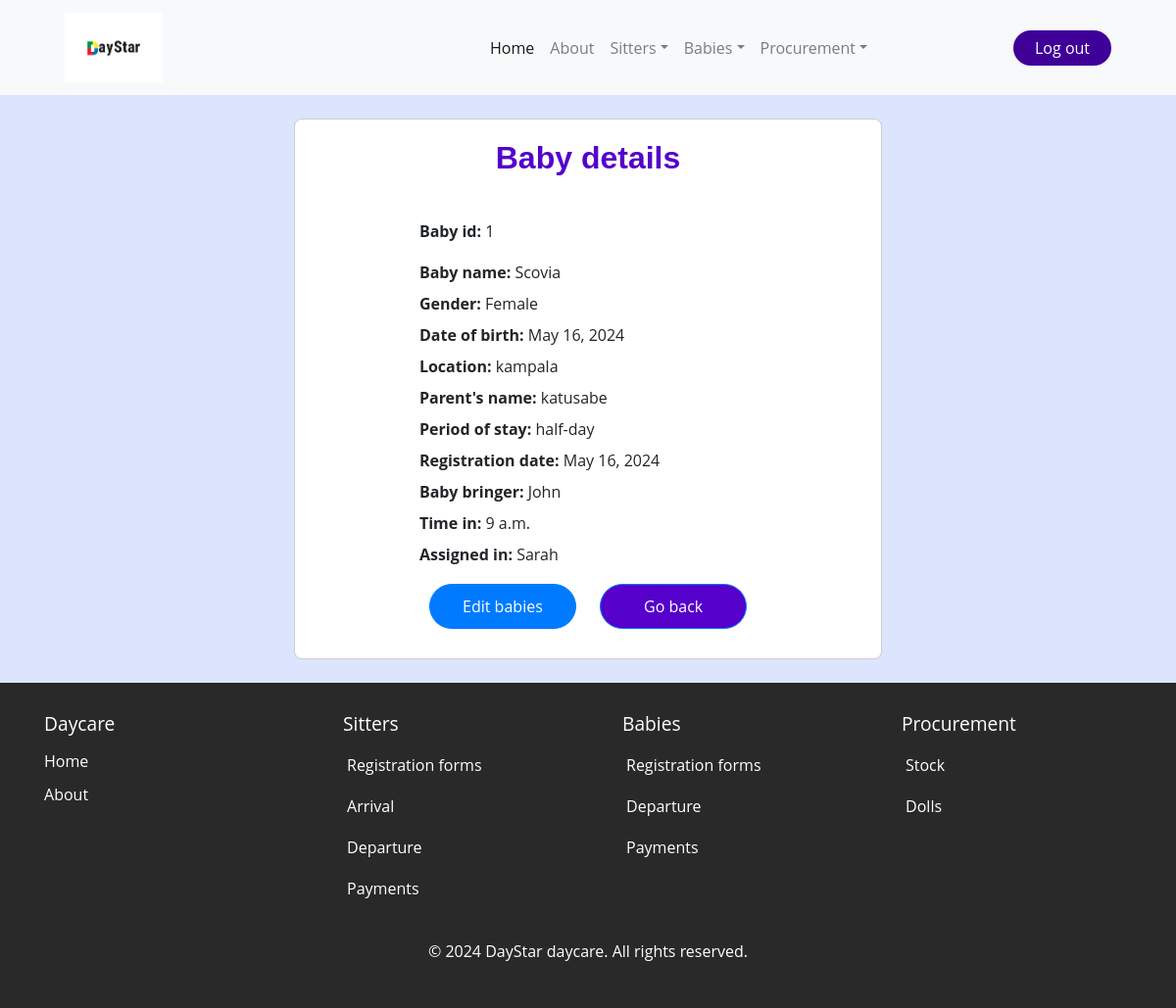
The page /baby_view/1/ (signed in) on the database its author committed.
### daystarApp/models.py (models this page shows, shortened)
class Baby(models.Model):
    baby_id = models.AutoField(primary_key=True)
    baby_name = models.CharField( max_length=20)
    baby_gender = models.CharField( max_length=20 )
    date_of_birth = models.DateField( default=timezone.now)
    baby_location = models.CharField( max_length=20)
    parents_name = models.CharField( max_length=20)
    period_of_stay = models.CharField(choices=[('half-day', 'Half-day'),('full-day', 'Full-day')], max_length=100)
    registration_date = models.DateField(default=timezone.now)
    baby_bringer = models.CharField( max_length=20)
    time_in = models.TimeField()
    Assigned_to=models.ForeignKey(Sitter_arrival,on_delete=models.CASCADE)

class Sitter_arrival(models.Model):
    sitter_name=models.ForeignKey(Sitterform, on_delete=models.CASCADE)
    date_of_arrival=models.DateField(default=timezone.now)
    timein=models.TimeField ()
    Attendancestatus=models.CharField(choices=[('On-duty', 'On-duty')], max_length=100)
    def __str__(self):
        return str(self.sitter_name)

class Sitterform(models.Model):
    name=models.CharField(max_length=200)
    gender=models.CharField(choices=[('male', 'Male'),('female', 'Female')], max_length=100)
    location=models.CharField(choices=[('kabalagala', 'kabalagala')], max_length=100)
    date_of_birth=models.DateField(default=timezone.now)
    next_of_kin=models.CharField( max_length=200)
    national_identification_number=models.CharField(max_length=200, validators=[NIN])
    recommenders_name=models.CharField(max_length=200)
    religion=models.CharField(max_length=200)
    level_of_education=models.CharField( choices=[('degree','Degree'),('diploma','Diploma'),('highschool certificate','Highschool certificate'),('others','Others')],max_length=200)
    contacts=models.CharField(max_length=200, validators=[contacts])
    date=models.DateField()
    def __str__(self):
        return self.name

### daystarApp/views.py (the view)
# urls.py: path('baby_view/<int:id>/', views.baby_view, name='baby_view'),
@login_required
def baby_view(request, id):
    one_baby = get_object_or_404(Baby, baby_id=id)
    return render(request, 'daystarApp/baby_view.html', {'one_baby': one_baby})

### daystarApp/templates/daystarApp/baby_view.html (shortened to what this page needs)
{% extends 'daystarApp/base.html' %}
{% load static %}
{% block content %}
<br>
<div class="form-container">
    <h2>Baby details</h2>
    <br>
    <form method="POST" action="">
        <div class="form-field">
            <label for="id_baby_id"><b>Baby id:</b></label>
            {{ one_baby.baby_id }}
        </div>
        <div>
            <label for="id_baby_name"><b>Baby name:</b></label>
            {{ one_baby.baby_name }}
        </div>
        <div>
            <label for="id_baby_gender"><b>Gender:</b></label>
            {{ one_baby.baby_gender }}
        </div>
        <div>
            <label for="id_date_of_birth"><b>Date of birth:</b></label>
            {{ one_baby.date_of_birth }}
        </div>
        <div>
            <label for="id_baby_location"><b>Location:</b></label>
            {{ one_baby.baby_location }}
        </div>
        <div>
            <label for="id_parents_name "><b>Parent's name:</b></label>
            {{ one_baby.parents_name  }}
        </div>
        <div>
            <label for="id_period_of_stay"><b>Period of stay:</b></label>
            {{ one_baby.period_of_stay }}
        </div>
        <div>
            <label for="id_registration_date"><b>Registration date:</b></label>
            {{ one_baby.registration_date }}
        </div>
        <div>
            <label for="id_baby_bringer"><b>Baby bringer:</b></label>
            {{ one_baby.baby_bringer }}
        </div>
        <div>
            <label for="id_time_in"><b>Time in:</b></label>
            {{ one_baby.time_in }}
        </div>
        <div>
            <label for="id_Assigned_to"><b>Assigned in:</b></label>
            {{ one_baby.Assigned_to }}
        </div>
        <div>
            <a href="{% url 'baby_edit' id=one_baby.baby_id %}" class="btn btn-primary">Edit babies</a>
            <a href="/beb_reg_form" class="btn btn-primary" style="background-color: #5500cb;">Go back</a>
        </div>
    </form>
</div>
<br>
{% endblock %}

### static/css/home.css (style rules this page uses)
* { margin: 0; padding: 0; box-sizing: border-box; font-family: "Open Sans", Helvetica, Arial, sans-serif; }
:root { --background-color1: #fafaff; --background-color2: #ffffff; --background-color3: #ededed; --background-color4: #cad7fda4; --primary-color: #4b49ac; --secondary-color: #0c007d; --Border-color: #3f0097; --one-use-color: #3f0097; --two-use-color: #5500cb; }
body { background-color: var(--background-color4); max-width: 100%; overflow-x: hidden; }

### daystarApp/templates/daystarApp/baby_view.html (style rules this page uses)
h2 { text-align: center; font-family: sans-serif; color: #5500cb; margin-bottom: 20px; font-weight: bold; }
.form-container { display: flex; flex-direction: column; align-items: center; border: 1px solid #ccc; background-color: white; padding: 20px; border-radius: 8px; max-width: 600px; margin: 0 auto; }
.form-field { margin-bottom: 10px; text-align: left; }
.btn { margin: 10px; padding: 10px 20px; width: 150px; text-align: center; border-radius: 30px; }

### rows shown on the page
Baby: baby_id "1", baby_name "Scovia", baby_gender "Female", date_of_birth "May 16, 2024", baby_location "kampala", parents_name "katusabe", period_of_stay "half-day", registration_date "May 16, 2024", baby_bringer "John", time_in "9 a.m.", Assigned_to "Sarah"
